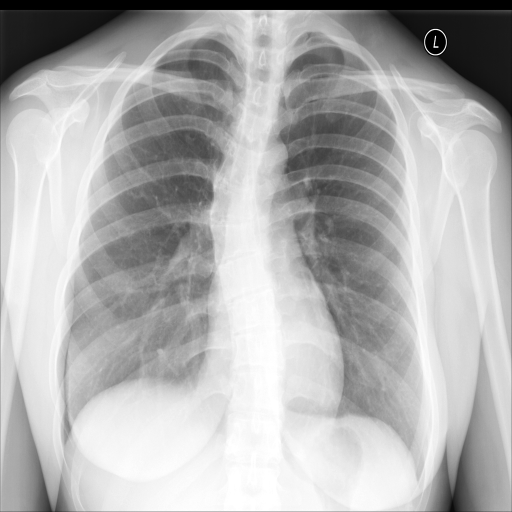
#> input picture TrabalhoPDIav3/processado/basico/teste/normal/NIH_00002770_000.png, 512 x 512 px; its folder holds only this picture in this run
$ python classico_3classes.py   (older library calls are emulated)
#> lines starting #> are read from the running program, lines starting #| are printed output that depends on the picture
### integracao.py
"""Integrante 4: funções de integração usadas pelo protótipo e pelos outros integrantes.

1) Formato comum de predições -> salvar_predicoes(...)
   Todo classificador deve gerar resultados_<nome>/predicoes_teste.csv com as colunas:
       arquivo, classe_real, classe_predita, prob_normal, prob_pneumonia, prob_tuberculose
   (as colunas prob_* são opcionais, mas sem elas não dá para calcular AUC).

2) Contrato do modelo clássico -> salvar_modelo_classico(...) / carregar_modelo_classico(...)
   Um .joblib com o classificador já treinado (de preferência um Pipeline com o StandardScaler)
   e a lista de descritores usados, para o protótipo extrair as mesmas características.

3) Pré-processamento do Integrante 1 e extração de características do Integrante 2 para uma imagem nova.
"""
import csv
from pathlib import Path

import cv2
import numpy as np

CLASSES = ['normal', 'pneumonia', 'tuberculose']


# ------------------------------------------------------------ formato comum
# [15 lines left out: function salvar_predicoes, not called in this run]


# ------------------------------------------------------------ pré-processamento (Integrante 1)
# Parâmetros de processado/estatisticas.json: tamanho 512, percentis 0,5 e 99,5,
# CLAHE clip 2,0 grade 8, mediana 5. Conferido contra as imagens do zip:
# realcado = mediana5(CLAHE(basico)) reproduz o arquivo do zip (erro médio < 1 nível de cinza).
TAMANHO_BASE = 512


# [17 lines left out: functions preprocessar_basico, realcar, not called in this run]


def preprocessar_realcado(img_cinza, tamanho=TAMANHO_BASE):
    return realcar(preprocessar_basico(img_cinza, tamanho))


# ------------------------------------------------------------ características (código do Integrante 2)
# Mesmos parâmetros de experimento_TOTAL_dataset_yeshua.py
_TAM_CLASSICO = 128
_hog = cv2.HOGDescriptor((128, 128), (16, 16), (8, 8), (8, 8), 9)
_clahe_classico = cv2.createCLAHE(clipLimit=2.0, tileGridSize=(8, 8))


def preprocessar_classico(img_processada, versao):
    """Igual a preprocessar_imagem() do Integrante 2: 128x128; na versão 'basico' aplica gaussiana 3x3 + CLAHE."""
    img = cv2.resize(img_processada, (_TAM_CLASSICO, _TAM_CLASSICO))
    if versao == 'basico':
        img = _clahe_classico.apply(cv2.GaussianBlur(img, (3, 3), 0))
    return img


def extrair_hog(img):
    return _hog.compute(img).flatten()


def extrair_lbp(img, P=8, R=1):
    from skimage.feature import local_binary_pattern
    lbp = local_binary_pattern(img, P, R, method='uniform')
    hist, _ = np.histogram(lbp.ravel(), bins=np.arange(0, P + 3), range=(0, P + 2))
    hist = hist.astype('float')
    return hist / (hist.sum() + 1e-6)


def extrair_glcm(img):
    from skimage.feature import graycomatrix, graycoprops
    glcm = graycomatrix(img, distances=[1, 3], angles=[0, np.pi / 4, np.pi / 2], levels=256, symmetric=True, normed=True)
    return np.hstack([graycoprops(glcm, p).ravel() for p in ('contrast', 'dissimilarity', 'homogeneity', 'energy', 'correlation')])


EXTRATORES = {'hog': extrair_hog, 'lbp': extrair_lbp, 'glcm': extrair_glcm}


def extrair_caracteristicas(img_processada, descritores, versao):
    """img_processada = imagem 'basico' ou 'realcado' (512 px), como sai do Integrante 1."""
    img = preprocessar_classico(img_processada, versao)
    return np.hstack([EXTRATORES[d.lower()](img) for d in descritores])


# ------------------------------------------------------------ contrato do modelo clássico
# [37 lines left out: functions salvar_modelo_classico, carregar_modelo_classico, prever_classico, not called in this run]

### classico_3classes.py
"""Integrante 4: abordagem tradicional nas 3 classes, no MESMO teste da CNN.

Reaproveita o pré-processamento e os extratores do Integrante 2
(experimento_TOTAL_dataset_yeshua.py: HOG, LBP, GLCM em 128x128) e acrescenta o protocolo
necessário para comparar com a CNN de forma justa:
  - treino em processado/<versao>/treino, ESCOLHA da configuração pela validação (F1 macro)
    e uma única avaliação no teste completo (160 imagens, sem descartar nenhuma);
  - pesos balanceados por classe (o treino tem 368 normais e só 97 pneumonias);
  - predições salvas no formato comum (resultados_<modelo>/predicoes_teste.csv);
  - o melhor modelo salvo em modelos/modelo_classico.joblib para o protótipo.

Uso:  python classico_3classes.py --dados segunda_leitura_processado.zip
"""
import argparse
import io
import json
import zipfile
from pathlib import Path

import cv2
import numpy as np
import pandas as pd
from sklearn.ensemble import RandomForestClassifier
from sklearn.metrics import accuracy_score, f1_score
from sklearn.neighbors import KNeighborsClassifier
from sklearn.pipeline import make_pipeline
from sklearn.preprocessing import StandardScaler
from sklearn.svm import SVC

from integracao import CLASSES, extrair_caracteristicas, salvar_modelo_classico, salvar_predicoes

VERSOES = ['basico', 'realcado']
SPLITS = ['treino', 'validacao', 'teste']
COMBINACOES = {'HOG': ['hog'], 'LBP': ['lbp'], 'GLCM': ['glcm'],
               'LBP+GLCM': ['lbp', 'glcm'], 'HOG+LBP+GLCM': ['hog', 'lbp', 'glcm']}


def classificadores():
    return {
        'svm': ('SVM (RBF)', lambda: make_pipeline(StandardScaler(), SVC(kernel='rbf', C=1.0, class_weight='balanced',
                                                                          probability=True, random_state=42))),
        'rf': ('Random Forest', lambda: RandomForestClassifier(n_estimators=300, class_weight='balanced',
                                                               random_state=42, n_jobs=-1)),
        'knn': ('KNN (k=5)', lambda: make_pipeline(StandardScaler(), KNeighborsClassifier(n_neighbors=5))),
    }


def listar_imagens(fonte, versao, split):
    """Devolve [(nome_no_zip_ou_caminho, classe_idx)] e uma função para ler cada imagem."""
    fonte = Path(fonte)
    itens = []
    if fonte.is_file():
        z = zipfile.ZipFile(fonte)
        nomes = sorted(z.namelist())
        for i, c in enumerate(CLASSES):
            pref = f'processado/{versao}/{split}/{c}/'
            itens += [(n, i) for n in nomes if n.startswith(pref) and n.lower().endswith(('.png', '.jpg', '.jpeg'))]
        ler = lambda n: cv2.imdecode(np.frombuffer(z.read(n), np.uint8), cv2.IMREAD_GRAYSCALE)
    else:
        for i, c in enumerate(CLASSES):
            pasta = fonte / 'processado' / versao / split / c
            itens += [(str(p), i) for p in sorted(pasta.glob('*')) if p.suffix.lower() in ('.png', '.jpg', '.jpeg')]
        ler = lambda n: cv2.imread(n, cv2.IMREAD_GRAYSCALE)
    if not itens:
        raise SystemExit(f'Nenhuma imagem em {fonte} / {versao} / {split}')
    return itens, ler


def extrair_tudo(fonte, cache):
    """Calcula HOG, LBP e GLCM uma vez por imagem e guarda em cache (.npz)."""
#> called with fonte = 'segunda_leitura_processado.zip'
    if cache.exists():
        d = np.load(cache, allow_pickle=True)
        return d['tabela'].item()
    tabela = {}
    for versao in VERSOES:
        for split in SPLITS:
            itens, ler = listar_imagens(fonte, versao, split)
            feats = {k: [] for k in ('hog', 'lbp', 'glcm')}
            for nome, _ in itens:
                img = ler(nome)
                for k in feats:
                    feats[k].append(extrair_caracteristicas(img, [k], versao))
#> this loop made 2 passes
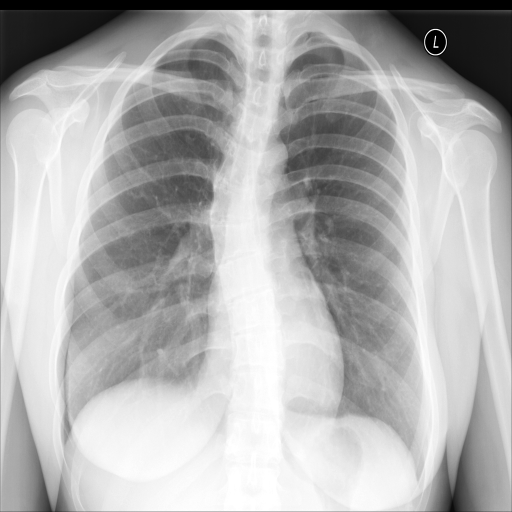
#> input picture TrabalhoPDIav3/processado/basico/teste/normal/NIH_00002770_000.png, 512 x 512 px
#> pass 1, in preprocessar_classico, `img = _clahe_classico.apply(cv2.GaussianBlur(img, (3, 3), 0))`:
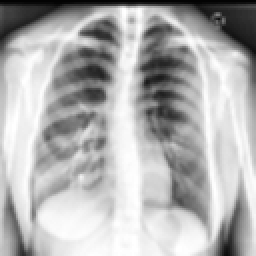
#> img: shape (128, 128) (shown 2 times larger); min 3, max 255, mean 177.1
#> pass 1, in extrair_lbp, `lbp = local_binary_pattern(img, P, R, method='uniform')`:
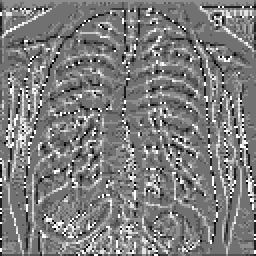
#> lbp: shape (128, 128) float64 (shown 2 times larger); min 0, max 9, mean 4.42; drawn with min black and max white
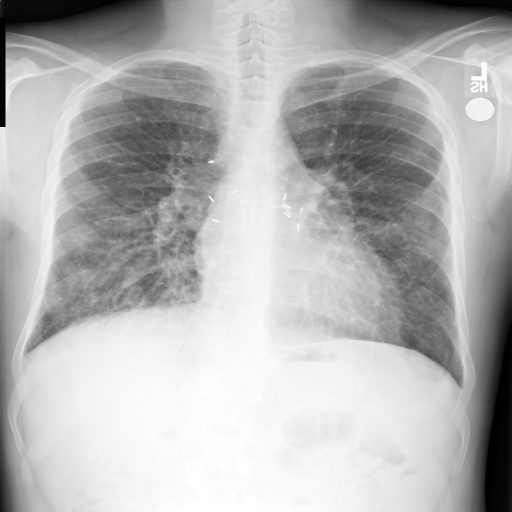
#> input picture TrabalhoPDIav3/processado/basico/teste/pneumonia/NIH_00000218_001.png, 512 x 512 px
#> img is the input picture: shape (512, 512); min 0, max 255, mean 180.8
            tabela[(versao, split)] = {'arquivos': [n for n, _ in itens], 'y': np.array([c for _, c in itens]),
                                       **{k: np.array(v) for k, v in feats.items()}}
            print(f'  {versao:8s} {split:9s} {len(itens)} imagens')
    np.savez_compressed(cache, tabela=np.array(tabela, dtype=object))
    return tabela


def montar(tabela, versao, split, descritores):
    t = tabela[(versao, split)]
    return np.hstack([t[d] for d in descritores]), t['y']


def main():
    ap = argparse.ArgumentParser(description=__doc__, formatter_class=argparse.RawDescriptionHelpFormatter)
    ap.add_argument('--dados', default='segunda_leitura_processado.zip', help='zip do Integrante 1 ou pasta extraída')
    ap.add_argument('--cache', default='caracteristicas_cache.npz')
    args = ap.parse_args()

    print('Extraindo características (só na primeira execução)...')
    tabela = extrair_tudo(args.dados, Path(args.cache))
#> tabela = 6 items

    linhas = []
    for chave, (nome_clf, fabrica) in classificadores().items():
        for versao in VERSOES:
            for nome_comb, desc in COMBINACOES.items():
                X_tr, y_tr = montar(tabela, versao, 'treino', desc)
                X_va, y_va = montar(tabela, versao, 'validacao', desc)
                modelo = fabrica().fit(X_tr, y_tr)
                p = modelo.predict(X_va)
                linhas.append({'classificador': chave, 'nome': nome_clf, 'versao': versao, 'descritores': nome_comb,
                               'f1_macro_validacao': f1_score(y_va, p, average='macro'),
                               'acuracia_validacao': accuracy_score(y_va, p)})
                print(f'{nome_clf:14s} {versao:8s} {nome_comb:13s} F1 val {linhas[-1]["f1_macro_validacao"]:.3f}')
#> after the loop, linhas = 20 items
    grade = pd.DataFrame(linhas)

    melhores = {}
    for chave, (nome_clf, fabrica) in classificadores().items():
        sub = grade[grade.classificador == chave]
        best = sub.loc[sub.f1_macro_validacao.idxmax()]
        desc = COMBINACOES[best.descritores]
        X_tr, y_tr = montar(tabela, best.versao, 'treino', desc)
        X_te, y_te = montar(tabela, best.versao, 'teste', desc)
        modelo = fabrica().fit(X_tr, y_tr)
        pred = modelo.predict(X_te)
        prob = modelo.predict_proba(X_te)
        arquivos = tabela[(best.versao, 'teste')]['arquivos']
        salvar_predicoes(f'resultados_{chave}/predicoes_teste.csv', arquivos, y_te, pred, prob)
        cfg = {'classificador': nome_clf, 'versao': best.versao, 'descritores': best.descritores,
               'f1_macro_validacao': round(float(best.f1_macro_validacao), 4),
               'f1_macro_teste': round(float(f1_score(y_te, pred, average='macro')), 4),
               'acuracia_teste': round(float(accuracy_score(y_te, pred)), 4)}
        Path(f'resultados_{chave}/configuracao.json').write_text(json.dumps(cfg, indent=2, ensure_ascii=False), encoding='utf8')
        melhores[chave] = (best, modelo, desc)
        print(f'\n>> {nome_clf}: escolhido {best.versao} + {best.descritores} (F1 val {best.f1_macro_validacao:.3f}) '
              f'-> teste: acurácia {cfg["acuracia_teste"]:.3f}, F1 macro {cfg["f1_macro_teste"]:.3f}')

    grade.round(4).sort_values(['classificador', 'f1_macro_validacao'], ascending=[True, False]) \
        .to_csv('resultados_classico_grade_validacao.csv', index=False)

    # diagnóstico de viés: as mesmas características conseguem dizer de qual BASE a imagem veio?
    fonte_de = lambda arqs: np.array([Path(a).name.split('_')[0] for a in arqs])
    X_tr, _ = montar(tabela, 'realcado', 'treino', ['lbp', 'glcm'])
    X_te, _ = montar(tabela, 'realcado', 'teste', ['lbp', 'glcm'])
    f_tr, f_te = fonte_de(tabela[('realcado', 'treino')]['arquivos']), fonte_de(tabela[('realcado', 'teste')]['arquivos'])
    rf_fonte = RandomForestClassifier(n_estimators=300, class_weight='balanced', random_state=42, n_jobs=-1).fit(X_tr, f_tr)
    acc_fonte = accuracy_score(f_te, rf_fonte.predict(X_te))
    Path('resultados_classico_vies_fonte.json').write_text(json.dumps(
        {'tarefa': 'prever a base de origem (MC, SZ, NIH) com LBP+GLCM realcado', 'acuracia_teste': round(float(acc_fonte), 4),
         'acaso_classe_majoritaria': round(float(pd.Series(f_te).value_counts(normalize=True).max()), 4)}, indent=2), encoding='utf8')
    print(f'\nDiagnóstico de viés: LBP+GLCM acertam a BASE de origem em {acc_fonte:.1%} das imagens de teste')

    # modelo para o protótipo: o de maior F1 na validação entre SVM e RF
    chave = max(('svm', 'rf'), key=lambda k: melhores[k][0].f1_macro_validacao)
    best, modelo, desc = melhores[chave]
    salvar_modelo_classico('modelos/modelo_classico.joblib', modelo, desc,
                           f'{best.nome} ({best.descritores}, {best.versao})', versao=best.versao)
    print(f'\nModelo do protótipo: {best.nome} ({best.descritores}, {best.versao}) -> modelos/modelo_classico.joblib')


if __name__ == '__main__':
#> (the run stopped early here; a loop or call above may not have finished)
